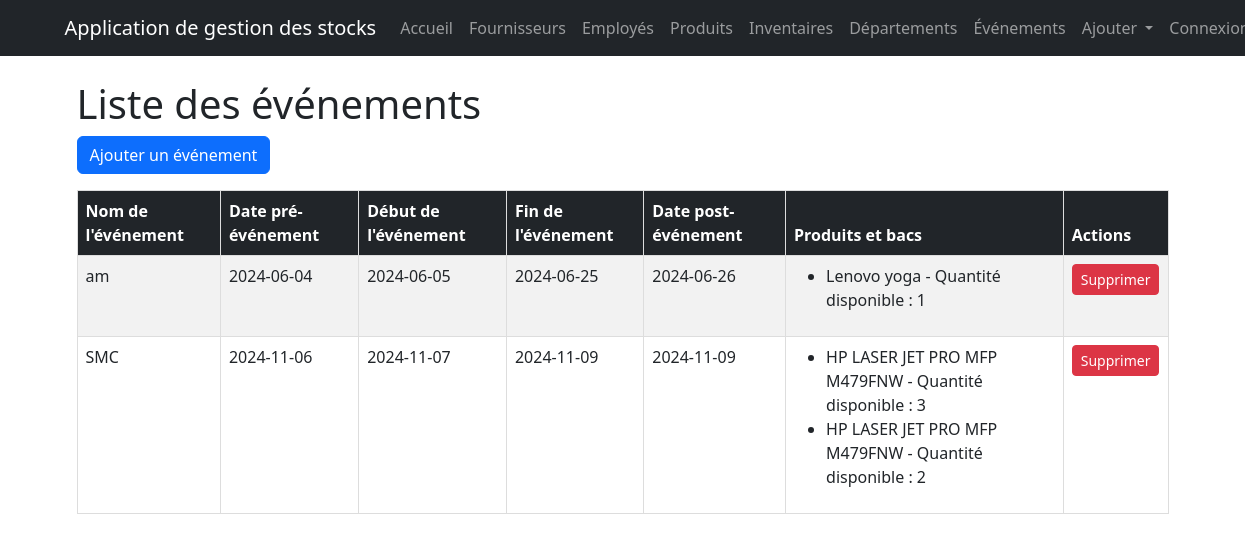
/api/events/, run on an earlier commit of the app's database.
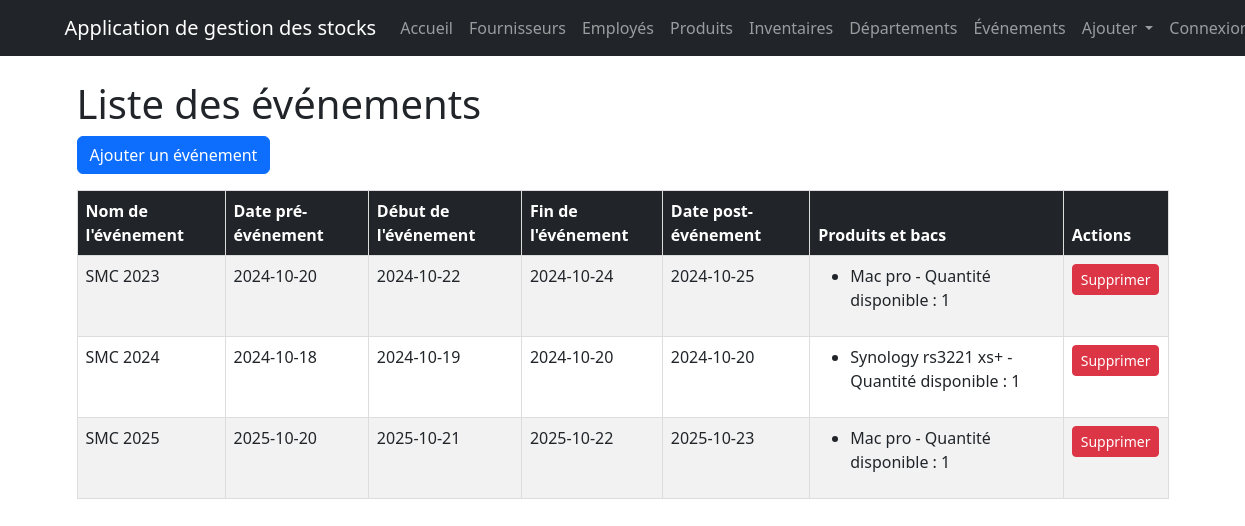
And on a later commit of the database.
### BeyondComV2/models.py (models this page shows, shortened)
class Event(models.Model):
    event_id = models.AutoField(primary_key=True)
    event_name = models.CharField(max_length=100)
    event_pre_date = models.DateTimeField()
    event_start = models.DateTimeField()
    event_end = models.DateTimeField()
    event_post_date = models.DateTimeField()
    list_of_products = models.ManyToManyField('Inventaire', related_name='events')
    def handle_event_pre_date(self):
        try:
            with transaction.atomic():
                products_to_update = self.list_of_products.filter(etat_InOut='IN')
                if products_to_update.exists():
                    for inventaire in products_to_update:
                        inventaire.etat_InOut = 'OUT'
                        inventaire.save()
                    print(f"Products moved OUT for event: {self.event_name}")
                return True
        except Exception as e:
            print(f"Error in handle_event_pre_date: {str(e)}")
            return False
    def handle_event_post_date(self):
        try:
            with transaction.atomic():
                products_to_update = self.list_of_products.filter(etat_InOut='OUT')
                if products_to_update.exists():
                    for inventaire in products_to_update:
                        inventaire.etat_InOut = 'IN'
                        inventaire.save()
                    print(f"Products moved IN for event: {self.event_name}")
                return True
        except Exception as e:
            print(f"Error in handle_event_post_date: {str(e)}")
            return False
    def save(self, *args, **kwargs):
        is_new = self.pk is None
        super().save(*args, **kwargs)
        if is_new:
            current_time = timezone.now()
            if current_time >= self.event_pre_date:
                self.handle_event_pre_date()
            if current_time >= self.event_post_date:
                self.handle_event_post_date()

class Inventaire(models.Model):
    inventaire_id = models.AutoField(primary_key=True)
    produit = models.ForeignKey(Produit, on_delete=models.CASCADE)
    etat_InOut_choices = [
        ('IN', 'IN'),
        ('OUT', 'OUT'),
    ]
    etat_InOut = models.CharField(max_length=20, choices=etat_InOut_choices, default='IN')
    date_in = models.DateField()
    quantite_produit = models.IntegerField()
    old_quantity = models.IntegerField(null=True, blank=True)  # New field
    last_updated = models.DateTimeField(auto_now=True)
    state_choices = [
        ('On', 'On'),
        ('Off', 'Off'),
        ('Maintenance', 'Maintenance')
    ]
    state = models.CharField(max_length=20, choices=state_choices, default='On')

class Produit(models.Model):
    produit_id = models.AutoField(primary_key=True)
    produit_name = models.CharField(max_length=100)
    category = models.CharField(max_length=100)
    code_bar = models.CharField(max_length=32, unique=True, editable=False)
    prix = models.DecimalField(max_digits=12, decimal_places=2)
    description = models.TextField()
    fournisseur = models.ForeignKey('Fournisseur', on_delete=models.CASCADE)
    departement = models.ForeignKey('Departement', on_delete=models.SET_NULL, null=True)
    warranty_period = models.IntegerField(null=True, blank=True)  # in months
    warranty_start_date = models.DateTimeField(null=True, blank=True)
    warranty_end_date = models.DateTimeField(null=True, blank=True)
    warranty_isValid = models.BooleanField(default=False)

### BeyondComV2/views.py (the view)
# urls.py: path('events/', views.event_list, name='event_list'),
def event_list(request):
    events = Event.objects.all().prefetch_related('list_of_products__produit')
    event_details = [{'event': event, 'products': event.list_of_products.all()} for event in events]
    return render(request, 'BeyondComV2/event_list.html', {'event_details': event_details})

### BeyondComV2/templates/BeyondComV2/event_list.html (shortened to what this page needs)
{% extends 'BeyondComV2/base.html' %}
{% block content %}
<div class="container">
  <h1>Liste des événements</h1>
  <a href="{% url 'event_create' %}" class="btn btn-primary mb-3">Ajouter un événement</a>
  <table class="table table-striped">
    <thead class="table-dark">
      <tr>
        <th>Nom de l'événement</th>
        <th>Date pré-événement</th>
        <th>Début de l'événement</th>
        <th>Fin de l'événement</th>
        <th>Date post-événement</th>
        <th>Produits et bacs</th>
        <th>Actions</th>
      </tr>
    </thead>
    <tbody>
      {% for event_detail in event_details %}
        <tr>
          <td>{{ event_detail.event.event_name }}</td>
          <td>{{ event_detail.event.event_pre_date|date:"Y-m-d" }}</td>
          <td>{{ event_detail.event.event_start|date:"Y-m-d" }}</td>
          <td>{{ event_detail.event.event_end|date:"Y-m-d" }}</td>
          <td>{{ event_detail.event.event_post_date|date:"Y-m-d" }}</td>
          <td>
            <ul>
              {% for inventory in event_detail.products %}
                <li>{{ inventory.produit.produit_name }} - Quantité disponible : {{ inventory.quantite_produit }}
                </li>
              {% endfor %}
            </ul>
          </td>
          <td>
            <a class="btn btn-danger btn-sm" href="{% url 'event_delete' event_detail.event.pk %}">Supprimer</a>
          </td>
        </tr>
      {% endfor %}
    </tbody>
  </table>
</div>
{% endblock %}

What changed in the data, as far as the page shows it:
removed Event: event.event_name "am", event.event_pre_date "2024-06-04", event.event_start "2024-06-05", event.event_end "2024-06-25", event.event_post_date "2024-06-26"
no longer on this page (row edited): Inventaire: produit.produit_name "Lenovo yoga", quantite_produit "1", shown under "am"
removed Event: event.event_name "SMC", event.event_pre_date "2024-11-06", event.event_start "2024-11-07", event.event_end "2024-11-09", event.event_post_date "2024-11-09"
removed Inventaire: produit.produit_name "HP LASER JET PRO MFP M479FNW", quantite_produit "3", shown under "SMC"
removed Inventaire: produit.produit_name "HP LASER JET PRO MFP M479FNW", quantite_produit "2", shown under "SMC"
added Event: event.event_name "SMC 2023", event.event_pre_date "2024-10-20", event.event_start "2024-10-22", event.event_end "2024-10-24", event.event_post_date "2024-10-25"
now on this page (row edited): Inventaire: produit.produit_name "Mac pro", quantite_produit "1", shown under "SMC 2023"
added Event: event.event_name "SMC 2024", event.event_pre_date "2024-10-18", event.event_start "2024-10-19", event.event_end "2024-10-20", event.event_post_date "2024-10-20"
now on this page (row edited): Inventaire: produit.produit_name "Synology rs3221 xs+", quantite_produit "1", shown under "SMC 2024"
added Event: event.event_name "SMC 2025", event.event_pre_date "2025-10-20", event.event_start "2025-10-21", event.event_end "2025-10-22", event.event_post_date "2025-10-23"
added Inventaire: produit.produit_name "Mac pro", quantite_produit "1", shown under "SMC 2025"
